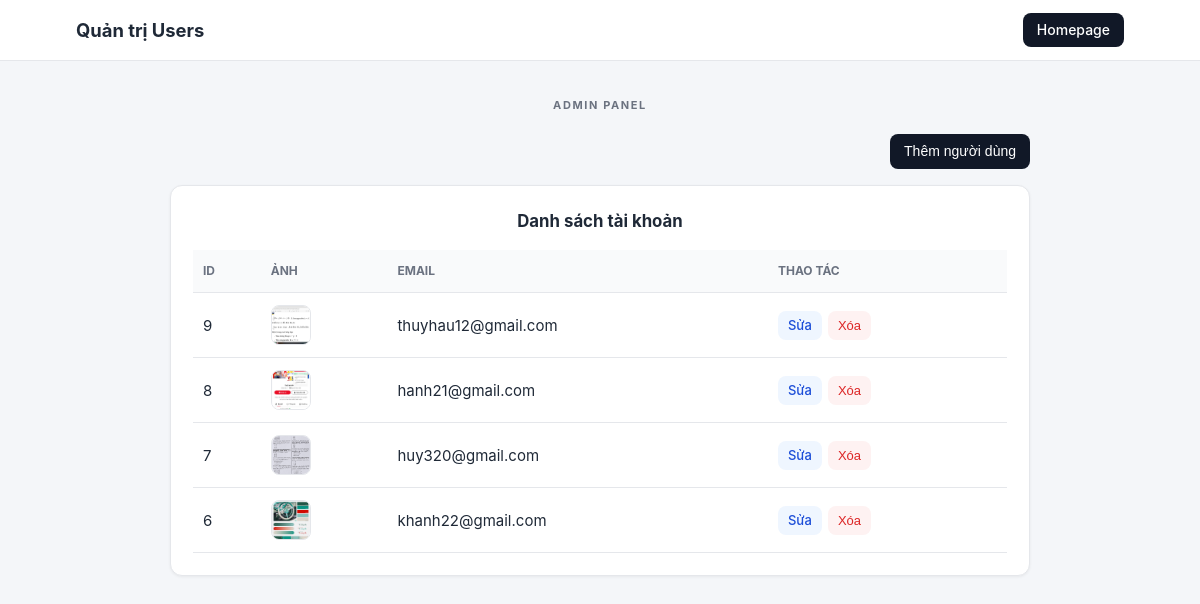
The app's page /admin/index.php with its own data.
### tables this page shows
CREATE TABLE `users` (
  `admin_id` int(11) NOT NULL,
  `admin_email` varchar(255) NOT NULL,
  `admin_password` varchar(255) NOT NULL,
  `images` varchar(255) DEFAULT NULL
);

### admin/index.php (the view, shortened to what this page needs)
<?php
include_once '../database.php';
$editUser = null;
$result = mysqli_query(
    $conn,
    "SELECT * FROM Users ORDER BY admin_id DESC"
);
?>
<!DOCTYPE html>
<html lang="vi">
<head>
    <link rel="stylesheet" href="../style.css">
</head>
<body>
<header class="header">
    <div class="container header-content">
        <h2>Quản trị Users</h2>
        <a href="../index.php" class="btn btn-dark">
            Homepage
        </a>
    </div>
</header>
<main class="container">
    <section class="intro">
        <p class="subtitle">ADMIN PANEL</p>
    </section>
    <?php if (!$editUser): ?>
        <div class="toolbar">
            <button type="button" class="btn btn-dark" id="btn-show-add">
                Thêm người dùng
            </button>
        </div>
    <?php endif; ?>
    <section class="admin-list">
        <h2>Danh sách tài khoản</h2>
        <div class="table-wrapper">
            <table>
                <thead>
                    <tr>
                        <th>ID</th>
                        <th>Ảnh</th>
                        <th>Email</th>
                        <th>Thao tác</th>
                    </tr>
                </thead>
                <tbody>
                <?php while ($row = mysqli_fetch_assoc($result)): ?>
                    <tr>
                        <td data-label="ID"><?php echo (int)$row['admin_id']; ?></td>
                        <td data-label="Ảnh">
                            <?php if (!empty($row['images'])): ?>
                                <img class="table-image" alt=""
                                     src="../uploads/<?php echo htmlspecialchars($row['images']); ?>">
                            <?php else: ?>
                                <span>Chưa có</span>
                            <?php endif; ?>
                        </td>
                        <td data-label="Email"><?php echo htmlspecialchars($row['admin_email']); ?></td>
                        <td data-label="Thao tác">
                                <div class="action-buttons">
                                    <a class="btn btn-edit" href="?edit=<?php echo (int)$row['admin_id']; ?>">Sửa</a>
                                    <form method="POST" onsubmit="return confirm('Bạn có chắc muốn xóa người dùng này?');">
                                        <button type="submit" class="btn btn-delete">Xóa</button>
                                    </form>
                                </div>
                        </td>
                    </tr>
                <?php endwhile; ?>
                </tbody>
            </table>
        </div>
    </section>
</main>
</body>
</html>

### style.css (style rules this page uses)
*, *::before, *::after { margin: 0; padding: 0; box-sizing: border-box; }
:root { --bg: #f4f6f9; --surface: #ffffff; --border: #e5e7eb; --text: #1f2937; --text-muted: #6b7280; --primary: #111827; --radius: 12px; --radius-sm: 8px; --shadow: 0 1px 3px rgba(0,0,0,0.06); --shadow-md: 0 8px 24px rgba(0,0,0,0.08); }
html, body { max-width: 100%; overflow-x: hidden; }
body { font-family: -apple-system, BlinkMacSystemFont, "Segoe UI", Roboto, Arial, sans-serif; background: var(--bg); color: var(--text); line-height: 1.55; font-size: 15px; }
img { max-width: 100%; display: block; }
.container { width: 100%; max-width: 1080px; margin: 0 auto; padding: 0 16px; }
.header { background: var(--surface); border-bottom: 1px solid var(--border); position: sticky; top: 0; z-index: 20; }
.header-content { min-height: 60px; display: flex; justify-content: space-between; align-items: center; gap: 12px; }
.header h2 { font-size: 1.15rem; font-weight: 700; }
.btn { display: inline-flex; align-items: center; justify-content: center; padding: 9px 14px; border-radius: var(--radius-sm); font-size: 14px; font-weight: 500; text-decoration: none; border: none; cursor: pointer; line-height: 1.2; max-width: 100%; transition: transform 0.18s ease, box-shadow 0.18s ease, filter 0.18s ease; }
.btn-dark { background: var(--primary); color: #fff; }
.btn-edit { background: #eff6ff; color: #1d4ed8; }
.btn-delete { background: #fef2f2; color: #dc2626; }
.intro { width: 100%; max-width: 860px; margin: 0 auto; padding: 36px 0 20px; text-align: center; }
.subtitle { color: var(--text-muted); font-size: 11px; font-weight: 700; letter-spacing: 1.6px; text-transform: uppercase; }
.intro p:last-child { color: var(--text-muted); }
.admin-form, .admin-list { width: 100%; max-width: 860px; margin: 0 auto 22px; background: #fff; border: 1px solid var(--border); border-radius: var(--radius); padding: 22px; box-shadow: var(--shadow); min-width: 0; }
.admin-form h2, .admin-list h2 { font-size: 1.05rem; margin-bottom: 16px; text-align: center; }
.table-wrapper { width: 100%; max-width: 100%; overflow-x: auto; }
table { width: 100%; border-collapse: collapse; margin: 0 auto; }
th, td { padding: 12px 10px; text-align: left; border-bottom: 1px solid var(--border); vertical-align: middle; overflow-wrap: anywhere; word-break: break-word; }
th { font-size: 12px; color: var(--text-muted); text-transform: uppercase; background: #f9fafb; }
.table-image { width: 40px; height: 40px; min-width: 40px; max-width: 40px; object-fit: cover; border-radius: 8px; border: 1px solid var(--border); transition: transform 0.2s ease; }
.action-buttons { display: flex; gap: 6px; flex-wrap: wrap; align-items: center; }
.action-buttons form { margin: 0; }
.action-buttons .btn { padding: 7px 10px; font-size: 13px; }
.toolbar { width: 100%; max-width: 860px; margin: 0 auto 16px; display: flex; justify-content: flex-end; }
main { animation: fadeUp 0.35s ease; }
tbody tr { animation: fadeUp 0.32s ease both; }
tbody tr:nth-child(2) { animation-delay: 0.03s; }
tbody tr:nth-child(3) { animation-delay: 0.06s; }
tbody tr:nth-child(4) { animation-delay: 0.09s; }

### records on screen
users: admin_id "9", images (picture), admin_email "thuyhau12@gmail.com"
users: admin_id "8", images (picture), admin_email "hanh21@gmail.com"
users: admin_id "7", images (picture), admin_email "huy320@gmail.com"
users: admin_id "6", images (picture), admin_email "khanh22@gmail.com"
